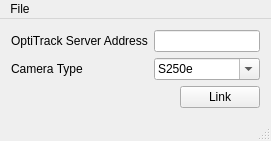
<?xml version="1.0" encoding="UTF-8"?>
<ui version="4.0">
 <class>MainWindow</class>
 <widget class="QMainWindow" name="MainWindow">
  <property name="geometry">
   <rect>
    <x>0</x>
    <y>0</y>
    <width>254</width>
    <height>133</height>
   </rect>
  </property>
  <property name="windowTitle">
   <string>OptiTrack Connector</string>
  </property>
  <widget class="QWidget" name="centralWidget">
   <layout class="QVBoxLayout" name="verticalLayout">
    <item>
     <layout class="QFormLayout" name="formLayout">
      <item row="0" column="0">
       <widget class="QLabel" name="label">
        <property name="text">
         <string>OptiTrack Server Address</string>
        </property>
       </widget>
      </item>
      <item row="0" column="1">
       <widget class="QLineEdit" name="serverAddress">
        <property name="minimumSize">
         <size>
          <width>106</width>
          <height>0</height>
         </size>
        </property>
        <property name="text">
         <string></string>
        </property>
       </widget>
      </item>
      <item row="1" column="0">
       <widget class="QLabel" name="label_3">
        <property name="text">
         <string>Camera Type</string>
        </property>
       </widget>
      </item>
      <item row="1" column="1">
       <widget class="QComboBox" name="cameraType">
        <property name="editable">
         <bool>true</bool>
        </property>
        <item>
         <property name="text">
          <string>S250e</string>
         </property>
        </item>
        <item>
         <property name="text">
          <string>Flex 13</string>
         </property>
        </item>
        <item>
         <property name="text">
          <string>V100:R2</string>
         </property>
        </item>
        <item>
         <property name="text">
          <string>V120:Duo</string>
         </property>
        </item>
        <item>
         <property name="text">
          <string>V120:Trio</string>
         </property>
        </item>
        <item>
         <property name="text">
          <string>V120:SLIM</string>
         </property>
        </item>
       </widget>
      </item>
     </layout>
    </item>
    <item>
     <layout class="QHBoxLayout" name="horizontalLayout">
      <item>
       <spacer name="horizontalSpacer">
        <property name="orientation">
         <enum>Qt::Horizontal</enum>
        </property>
        <property name="sizeHint" stdset="0">
         <size>
          <width>40</width>
          <height>20</height>
         </size>
        </property>
       </spacer>
      </item>
      <item>
       <widget class="QPushButton" name="linkButton">
        <property name="text">
         <string>Link</string>
        </property>
       </widget>
      </item>
     </layout>
    </item>
   </layout>
   <zorder>label_2</zorder>
   <zorder>label_3</zorder>
   <zorder>cameraType</zorder>
  </widget>
  <widget class="QMenuBar" name="menuBar">
   <property name="geometry">
    <rect>
     <x>0</x>
     <y>0</y>
     <width>254</width>
     <height>18</height>
    </rect>
   </property>
   <widget class="QMenu" name="menuFile">
    <property name="title">
     <string>File</string>
    </property>
    <addaction name="actionLoad_Configuration"/>
    <addaction name="action_Save_Configuration"/>
    <addaction name="separator"/>
    <addaction name="action_Quit"/>
   </widget>
   <addaction name="menuFile"/>
  </widget>
  <widget class="QStatusBar" name="statusBar"/>
  <action name="actionLoad_Configuration">
   <property name="text">
    <string>&amp;Load Configuration...</string>
   </property>
  </action>
  <action name="action_Save_Configuration">
   <property name="text">
    <string>&amp;Save Configuration...</string>
   </property>
  </action>
  <action name="action_Quit">
   <property name="text">
    <string>&amp;Quit</string>
   </property>
  </action>
 </widget>
 <layoutdefault spacing="6" margin="11"/>
 <resources/>
 <connections/>
</ui>
